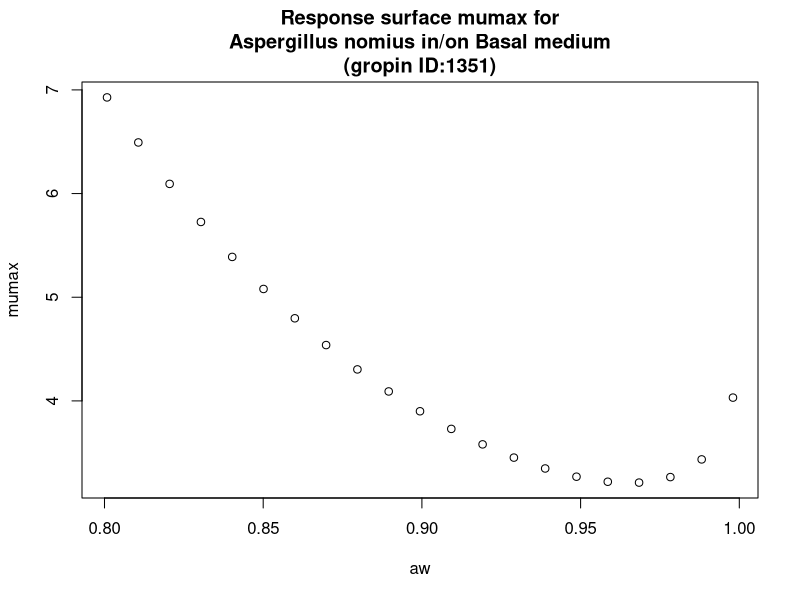

Write R code to recreate this figure.
#############################
# start of Parameter script
#############################
aw <- seq(0.8008,0.998001998001998,length.out=21)
#############################
# end of Parameter script
#############################
############################# 
# start of Model script Gropin ID 1351 
#############################
 
# constant coefficients for this model
 
variables <- data.frame(aw)
argumentsPar <- expand.grid(variables)
 
# heart of the model
response_surface <- function(aw) {
   mumax <-exp(1.561-4.240*sqrt(1-aw)+11.38*(sqrt(1-aw))^2)

return(mumax=mumax)
} 

# output parameters
responseSurface <- cbind(argumentsPar,response_surface(argumentsPar['aw']))
colnames(responseSurface) <- c(colnames(argumentsPar),'mumax')
#############################
# End of Model script
#############################
############################# 
# start of Visualisation script Gropin ID 1351 
#############################
plot(aw,responseSurface$'mumax',xlab='aw',
                          ylab='mumax',main='Response surface mumax for
Aspergillus nomius in/on Basal medium
(gropin ID:1351)')
#############################
# End of Visualisation script
#############################
